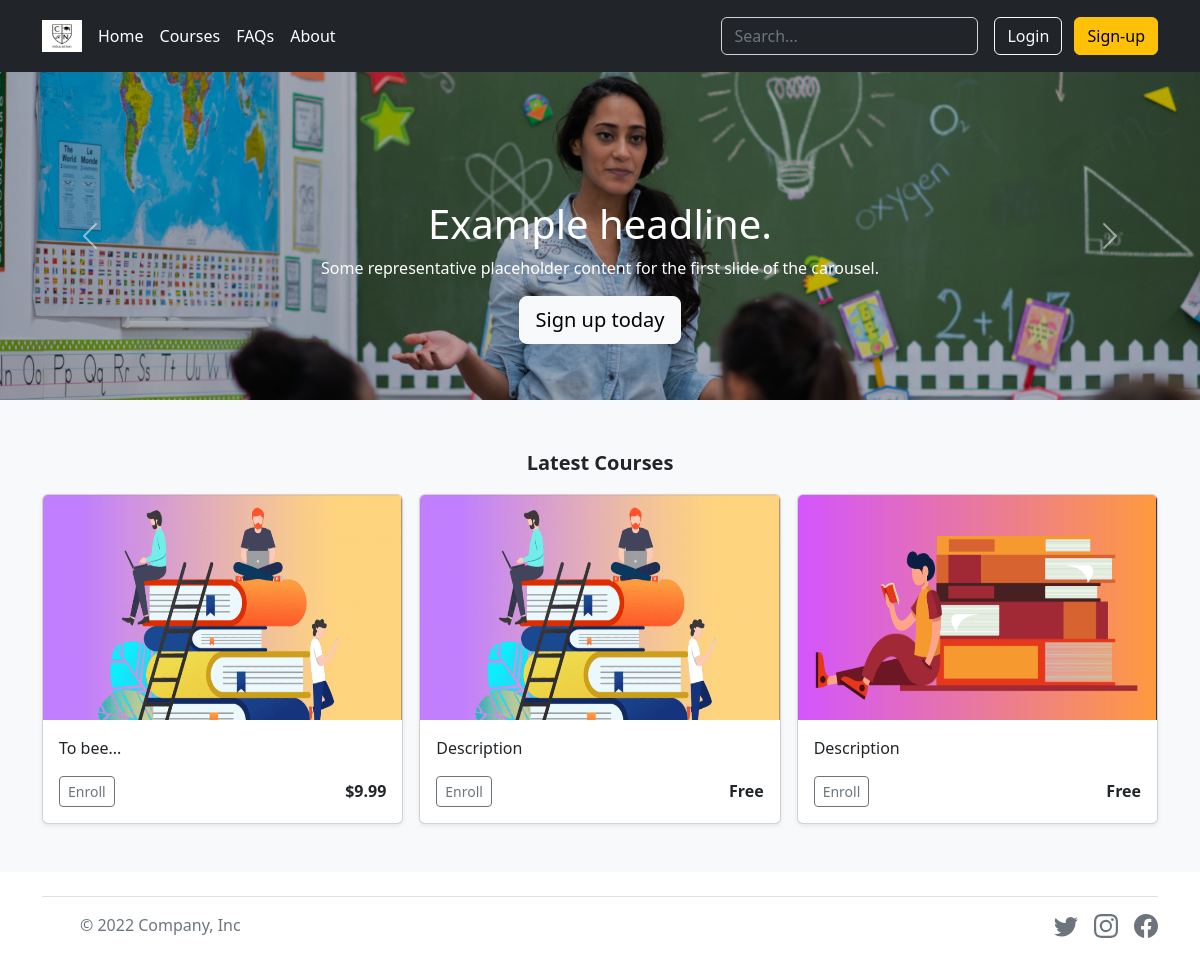
The page / on the database its author committed.
### tables this page shows
CREATE TABLE courses (id INTEGER PRIMARY KEY AUTOINCREMENT NOT NULL, price TEXT NOT NULL, text TEXT NOT NULL, name TEXT NOT NULL);

### app.py (the view)
@app.route("/")
def index():
    courses = db.execute("SELECT * FROM courses ORDER BY id DESC LIMIT 3")
    return render_template("index.html", ids = courses)

### app.py (called while the page is built)
@app.after_request
def after_request(response):
    response.headers["Cache-Control"] = "no-cache, no-store, must-revalidate"
    response.headers["Expires"] = 0
    response.headers["Pragma"] = "no-cache"
    return response

### templates/index.html (shortened to what this page needs)
{% extends "layout.html" %}
{% block main %}
<div id="carousel" class="carousel slide" data-bs-ride="carousel">
    <div class="carousel-inner">
      <div class="carousel-item active" data-bs-interval="5000">
        <img class="img-fluid bd-placeholder-img bd-placeholder-img-lg d-block w-100" src="../static/car1.png" role="img" aria-label="Placeholder: First slide" preserveAspectRatio="xMidYMid slice" focusable="false"><title>Placeholder</title><rect width="100%" height="100%" fill="#777"></rect></img>
        <div class="carousel-caption">
          <h1>Example headline.</h1>
          <p>Some representative placeholder content for the first slide of the carousel.</p>
          <p><a class="btn btn-lg btn-light" href="#">Sign up today</a></p>
        </div>
      </div>
    </div>
    <button class="carousel-control-prev" type="button" data-bs-target="#carousel" data-bs-slide="prev">
      <span class="carousel-control-prev-icon" aria-hidden="true"></span>
    </button>
    <button class="carousel-control-next" type="button" data-bs-target="#carousel" data-bs-slide="next">
      <span class="carousel-control-next-icon" aria-hidden="true"></span>
    </button>
  </div>
{% if ids %}
  <div class="album py-5 bg-light">
    <div class="container">
      <p class="text-center fs-5 fw-semibold">Latest Courses</p>
      <div class="row row-cols-1 row-cols-sm-2 row-cols-md-3 g-3">
        {% for id in ids %}
        <form action="/course" method="post">
        <div class="col">
          <div class="card shadow-sm">
            <img src="../static/courses/{{ id.id }}.png" class="bd-placeholder-img card-img-top" width="100%" height="225" alt="...">
            <div class="card-body">
              <p class="card-text">{{ id.text }}</p>
              <div class="d-flex justify-content-between align-items-center">
                <div class="btn-group">
                  <button class="btn btn-sm btn-outline-secondary" id="id" name="id" value="{{ id.id }}">Enroll</a>
                </div>
                <small class="fs-6 fw-semibold">{{ id.price }}</small>
              </div>
            </div>
          </div>
        </div>
      </form>
        {% endfor %}
      </div>
    </div>
  </div>
{% endif %}
{% endblock %}

### rows shown on the page
courses: text "To bee...", {{ id.id }} 4 (drawn), price "$9.99"
courses: text "Description", {{ id.id }} 3 (drawn), price "Free"
courses: shows a picture, text "Description", {{ id.id }} 2 (drawn), price "Free"
